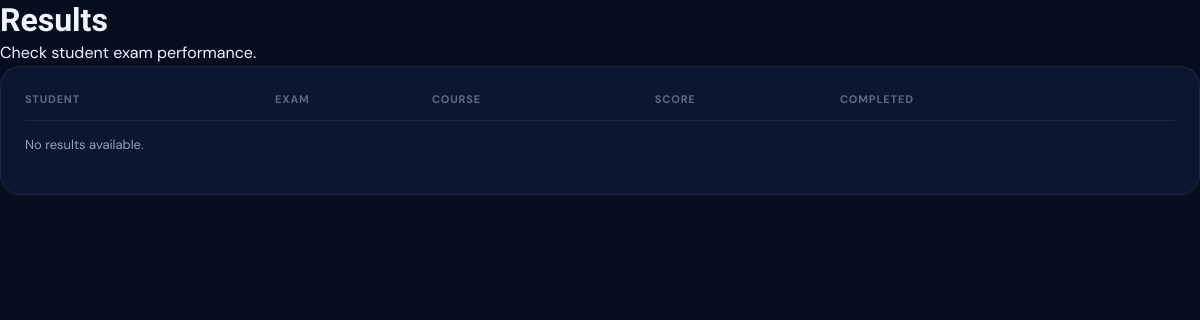
/results/, run on an earlier commit of the app's database.
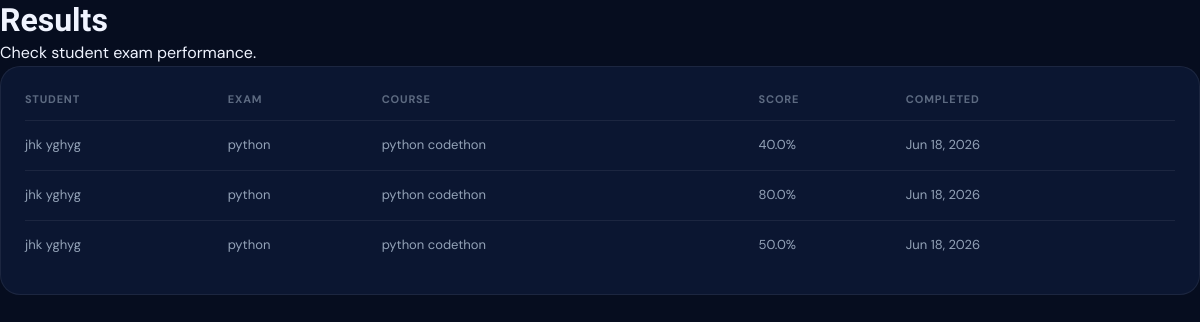
And on a later commit of the database.
### accounts/models.py (models this page shows, shortened)
class Result(models.Model):
    user         = models.ForeignKey(User, on_delete=models.CASCADE)
    exam         = models.ForeignKey(Exam, on_delete=models.CASCADE)
    score        = models.FloatField()
    completed_at = models.DateTimeField(auto_now_add=True)

class Exam(models.Model):
    course           = models.ForeignKey(Course, on_delete=models.CASCADE, related_name='exams')
    title            = models.CharField(max_length=200)
    duration_minutes = models.IntegerField(default=60)
    start_time       = models.DateTimeField(null=True, blank=True)
    end_time         = models.DateTimeField(null=True, blank=True)
    published        = models.BooleanField(default=True)
    created_at       = models.DateTimeField(auto_now_add=True)

class Course(models.Model):
    title      = models.CharField(max_length=200)
    instructor = models.CharField(max_length=100)
    students   = models.IntegerField(default=0)
    lessons    = models.IntegerField(default=0)
    completed  = models.IntegerField(default=0)  # completed lessons
    status     = models.CharField(max_length=20, default='active')
    content    = models.TextField(blank=True, null=True)
    pdf        = models.FileField(upload_to='course_pdfs/', blank=True, null=True)

### accounts/views.py (the view)
# urls.py: path('results/', views.results_view, name='results'),
def results_view(request):
    results = Result.objects.select_related('user', 'exam', 'exam__course').order_by('-completed_at')
    return render(request, 'results.html', {
        'active_page': 'results',
        'page_title': 'Results',
        'page_subtitle': 'Check student exam performance.',
        'results': results,
    })

### templates/results.html (shortened to what this page needs)
{% load static %}
<!DOCTYPE html>
<html lang="en">
<head>
  <link rel="stylesheet" href="{% static 'css/style.css' %}" />
</head>
<body>
  <div class="page-shell">
    <header class="page-header">
      <h1>Results</h1>
      <p>Check student exam performance.</p>
    </header>
    <section class="panel">
      <div class="table-wrap">
        <table class="course-table">
          <thead>
            <tr>
              <th>Student</th>
              <th>Exam</th>
              <th>Course</th>
              <th>Score</th>
              <th>Completed</th>
            </tr>
          </thead>
          <tbody>
            {% for result in results %}
            <tr>
              <td>{{ result.user.get_full_name|default:result.user.username }}</td>
              <td>{{ result.exam.title }}</td>
              <td>{{ result.exam.course.title }}</td>
              <td>{{ result.score }}%</td>
              <td>{{ result.completed_at|date:'M d, Y' }}</td>
            </tr>
            {% empty %}
            <tr>
              <td colspan="5">No results available.</td>
            </tr>
            {% endfor %}
          </tbody>
        </table>
      </div>
    </section>
  </div>
</body>
</html>

### static/css/style.css (style rules this page uses)
:root { --navy-950: #060d1f; --navy-900: #0b1631; --navy-800: #112044; --navy-700: #1a3160; --navy-600: #1e3a8a; --slate-400: #94a3b8; --slate-300: #cbd5e1; --slate-200: #e2e8f0; --slate-100: #f1f5f9; --slate-50: #f8fafc; --amber-400: #fbbf24; --amber-500: #f59e0b; --amber-600: #d97706; --emerald-400: #34d399; --emerald-500: #10b981; --rose-400: #fb7185; --sky-400: #38bdf8; --white: #ffffff; --bg-page: var(--navy-950); --bg-card: var(--navy-900); --bg-surface: var(--navy-800); --border: rgba(255,255,255,0.07); --border-hover: rgba(255,255,255,0.15); --text-primary: #f0f4ff; --text-secondary: var(--slate-400); --text-muted: rgba(148,163,184,0.6); --accent: var(--amber-400); --accent-glow: rgba(251,191,36,0.18); --accent-dark: var(--amber-600); --r-sm: 8px; --r-md: 14px; --r-lg: 20px; --r-xl: 28px; --shadow-card: 0 4px 24px rgba(0,0,0,0.4), 0 1px 3px rgba(0,0,0,0.3); --shadow-glow: 0 0 40px rgba(251,191,36,0.12); --shadow-btn: 0 4px 16px rgba(251,191,36,0.3); --sidebar-w: 260px; --topbar-h: 64px; --ease: cubic-bezier(0.4, 0, 0.2, 1); }
*, *::before, *::after { box-sizing: border-box; margin: 0; padding: 0; }
html { font-size: 16px; -webkit-font-smoothing: antialiased; }
body { font-family: 'DM Sans', sans-serif; background: var(--bg-page); color: var(--text-primary); line-height: 1.6; min-height: 100vh; }
h1, h2, h3, h4, h5 { font-family: 'Sora', sans-serif; font-weight: 700; line-height: 1.25; }
.panel { background: var(--bg-card); border: 1px solid var(--border); border-radius: var(--r-lg); padding: 24px; animation: fadeUp 0.5s var(--ease) 0.25s both; }
.course-table { width: 100%; border-collapse: collapse; }
.course-table th { text-align: left; font-size: 11px; font-weight: 700; text-transform: uppercase; letter-spacing: 0.8px; color: var(--text-muted); padding: 0 0 12px; border-bottom: 1px solid var(--border); }
.course-table td { padding: 14px 0; border-bottom: 1px solid var(--border); font-size: 13px; color: var(--text-secondary); vertical-align: middle; }
.course-table tr:last-child td { border-bottom: none; }
.course-table tbody tr { transition: background 0.2s; }

What changed in the data, as far as the page shows it:
added Result: user.get_full_name "jhk yghyg", exam "python", exam.course "python codethon", score "40.0", completed_at "Jun 18, 2026"
added Result: user.get_full_name "jhk yghyg", exam "python", exam.course "python codethon", score "80.0", completed_at "Jun 18, 2026"
added Result: user.get_full_name "jhk yghyg", exam "python", exam.course "python codethon", score "50.0", completed_at "Jun 18, 2026"
Also different on the page:
text no longer shown: "No results available."
